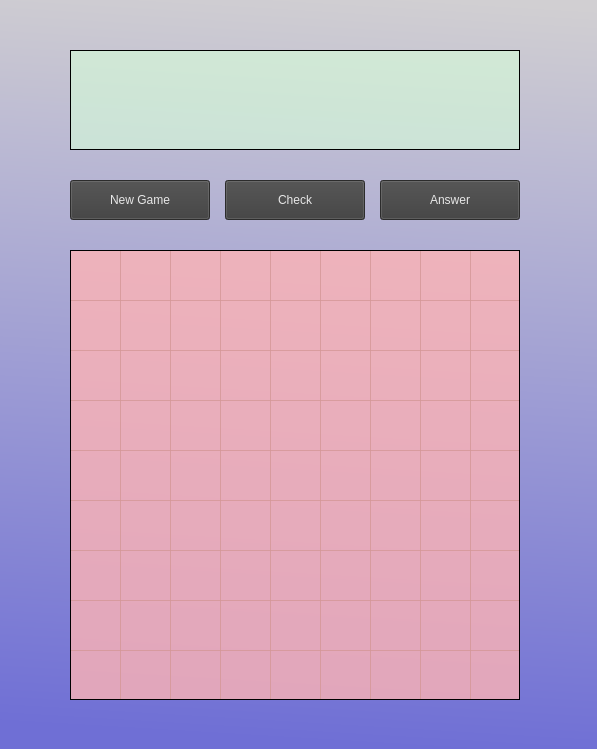
<?xml version="1.0" encoding="UTF-8"?>
<ui version="4.0">
 <class>MainWindow</class>
 <widget class="QMainWindow" name="MainWindow">
  <property name="geometry">
   <rect>
    <x>0</x>
    <y>0</y>
    <width>597</width>
    <height>749</height>
   </rect>
  </property>
  <property name="windowTitle">
   <string>Sudoku -- by F84046121</string>
  </property>
  <property name="windowOpacity">
   <double>1.000000000000000</double>
  </property>
  <property name="autoFillBackground">
   <bool>false</bool>
  </property>
  <property name="styleSheet">
   <string notr="true">background-color: rgba(200, 200, 200, 200);
background-color: qlineargradient(spread:pad, x1:0.712, y1:1, x2:0.76, y2:0, stop:0 rgba(111, 111, 213, 255), stop:1 rgba(209, 207, 210, 255));</string>
  </property>
  <widget class="QWidget" name="centralWidget">
   <widget class="QTableWidget" name="board">
    <property name="geometry">
     <rect>
      <x>70</x>
      <y>250</y>
      <width>450</width>
      <height>450</height>
     </rect>
    </property>
    <property name="font">
     <font>
      <family>Times New Roman</family>
      <pointsize>18</pointsize>
      <weight>75</weight>
      <bold>true</bold>
     </font>
    </property>
    <property name="styleSheet">
     <string notr="true">background-color: rgba(255, 180, 180, 200);
selection-background-color: rgba(255, 180, 180, 200);
border:1px solid #000000</string>
    </property>
    <property name="verticalScrollBarPolicy">
     <enum>Qt::ScrollBarAlwaysOff</enum>
    </property>
    <property name="horizontalScrollBarPolicy">
     <enum>Qt::ScrollBarAlwaysOff</enum>
    </property>
    <property name="autoScroll">
     <bool>false</bool>
    </property>
    <property name="editTriggers">
     <set>QAbstractItemView::AnyKeyPressed|QAbstractItemView::CurrentChanged|QAbstractItemView::EditKeyPressed</set>
    </property>
    <property name="iconSize">
     <size>
      <width>0</width>
      <height>0</height>
     </size>
    </property>
    <property name="textElideMode">
     <enum>Qt::ElideMiddle</enum>
    </property>
    <property name="gridStyle">
     <enum>Qt::SolidLine</enum>
    </property>
    <property name="wordWrap">
     <bool>false</bool>
    </property>
    <property name="cornerButtonEnabled">
     <bool>false</bool>
    </property>
    <property name="rowCount">
     <number>9</number>
    </property>
    <property name="columnCount">
     <number>9</number>
    </property>
    <attribute name="horizontalHeaderVisible">
     <bool>false</bool>
    </attribute>
    <attribute name="horizontalHeaderDefaultSectionSize">
     <number>50</number>
    </attribute>
    <attribute name="horizontalHeaderHighlightSections">
     <bool>false</bool>
    </attribute>
    <attribute name="horizontalHeaderMinimumSectionSize">
     <number>50</number>
    </attribute>
    <attribute name="verticalHeaderVisible">
     <bool>false</bool>
    </attribute>
    <attribute name="verticalHeaderDefaultSectionSize">
     <number>50</number>
    </attribute>
    <attribute name="verticalHeaderHighlightSections">
     <bool>false</bool>
    </attribute>
    <attribute name="verticalHeaderMinimumSectionSize">
     <number>50</number>
    </attribute>
    <row/>
    <row/>
    <row/>
    <row/>
    <row/>
    <row/>
    <row/>
    <row/>
    <row/>
    <column/>
    <column/>
    <column/>
    <column/>
    <column/>
    <column/>
    <column/>
    <column/>
    <column/>
   </widget>
   <widget class="QPushButton" name="newGame">
    <property name="geometry">
     <rect>
      <x>70</x>
      <y>180</y>
      <width>140</width>
      <height>40</height>
     </rect>
    </property>
    <property name="styleSheet">
     <string notr="true">color: rgb(231, 231, 231);
background-color: rgb(61, 61, 61);</string>
    </property>
    <property name="text">
     <string>New Game</string>
    </property>
    <property name="flat">
     <bool>false</bool>
    </property>
   </widget>
   <widget class="QPushButton" name="checking">
    <property name="geometry">
     <rect>
      <x>225</x>
      <y>180</y>
      <width>140</width>
      <height>40</height>
     </rect>
    </property>
    <property name="styleSheet">
     <string notr="true">color: rgb(231, 231, 231);
background-color: rgb(61, 61, 61);</string>
    </property>
    <property name="text">
     <string>Check</string>
    </property>
   </widget>
   <widget class="QPushButton" name="answer">
    <property name="geometry">
     <rect>
      <x>380</x>
      <y>180</y>
      <width>140</width>
      <height>40</height>
     </rect>
    </property>
    <property name="styleSheet">
     <string notr="true">color: rgb(231, 231, 231);
background-color: rgb(61, 61, 61);</string>
    </property>
    <property name="text">
     <string>Answer</string>
    </property>
    <property name="flat">
     <bool>false</bool>
    </property>
   </widget>
   <widget class="QTextBrowser" name="messageBlock">
    <property name="geometry">
     <rect>
      <x>70</x>
      <y>50</y>
      <width>450</width>
      <height>100</height>
     </rect>
    </property>
    <property name="styleSheet">
     <string notr="true">font: 14pt &quot;Times New Roman&quot;;
background-color: rgba(215, 255, 217, 150);
border:1px solid #000000</string>
    </property>
   </widget>
  </widget>
  <widget class="QMenuBar" name="menuBar">
   <property name="geometry">
    <rect>
     <x>0</x>
     <y>0</y>
     <width>597</width>
     <height>24</height>
    </rect>
   </property>
  </widget>
 </widget>
 <layoutdefault spacing="6" margin="11"/>
 <resources/>
 <connections/>
</ui>
